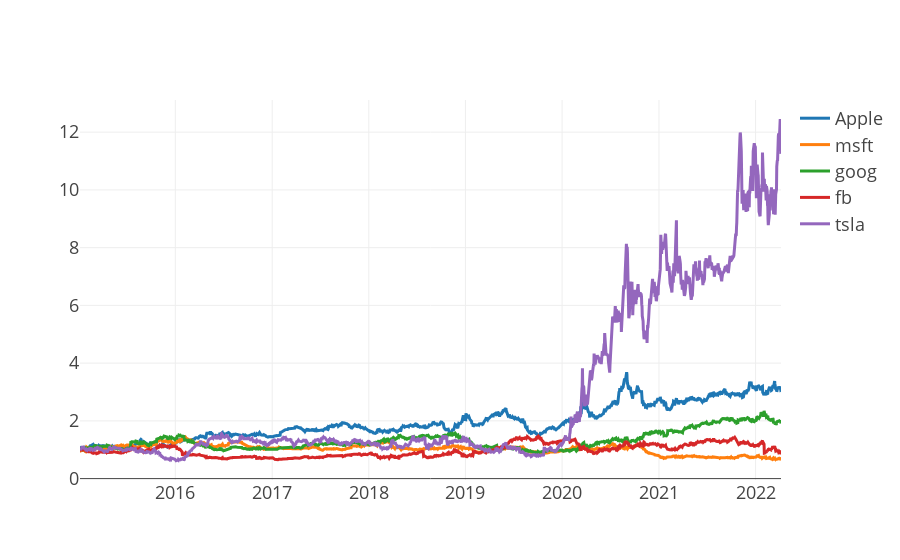

Here is the notebook cell this chart was saved with:
### Code cell
fig = go.Figure()
#fig.add_trace(  go.Scatter(
#                x= btc.index,
#                y= btc.cstrategy,
#                name = "BTC-USD"
#                )
#            )
fig.add_trace(  go.Scatter(
                x= aapl.index,
                y= aapl.cstrategy,
                name = "Apple"
                )
            )
fig.add_trace(  go.Scatter(
                x= msft.index,
                y= msft.cstrategy,
                name = "msft"
                )
            )
fig.add_trace(  go.Scatter(
                x= goog.index,
                y= goog.cstrategy,
                name = "goog"
                )
            )
fig.add_trace(  go.Scatter(
                x= fb.index,
                y= fb.cstrategy,
                name = "fb"
                )
            )
fig.add_trace(  go.Scatter(
                x= tsla.index,
                y= tsla.cstrategy,
                name = "tsla"
                )
            )
fig.update_layout(title="")
fig.show()

### Figure 1 — Plotly figure (JSON) as saved in the notebook; plotly's stock layout.template omitted (floating-point values rounded to 4 significant figures; data arrays with more than 128 entries replaced by an {"elided": "..."} marker saying what was removed)
{"data": [{"name": "Apple", "type": "scatter", "x": {"elided": "1828 str values"}, "y": {"elided": "1828 float values"}}, {"name": "msft", "type": "scatter", "x": {"elided": "1828 str values"}, "y": {"elided": "1828 float values"}}, {"name": "goog", "type": "scatter", "x": {"elided": "1828 str values"}, "y": {"elided": "1828 float values"}}, {"name": "fb", "type": "scatter", "x": {"elided": "1828 str values"}, "y": {"elided": "1828 float values"}}, {"name": "tsla", "type": "scatter", "x": {"elided": "1828 str values"}, "y": {"elided": "1828 float values"}}], "layout": {"title": {"text": ""}}}
